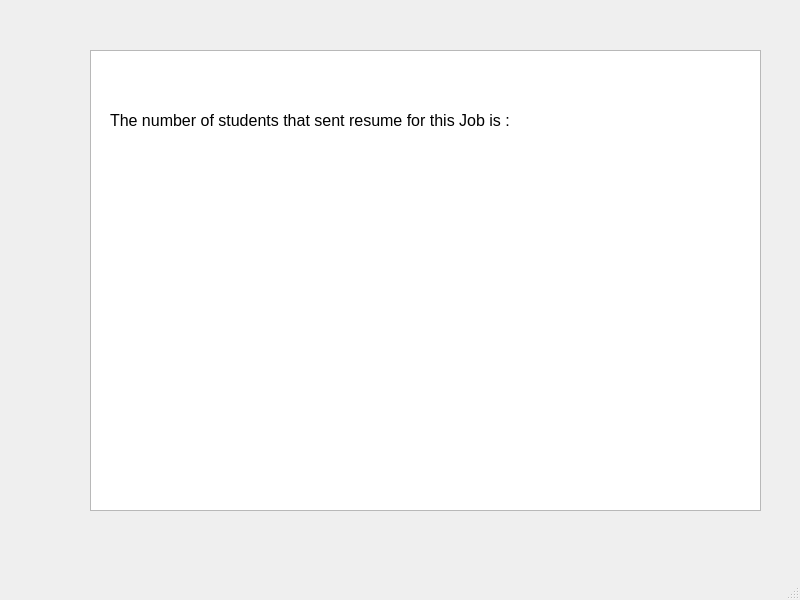
<?xml version="1.0" encoding="UTF-8"?>
<ui version="4.0">
 <class>MainWindow</class>
 <widget class="QMainWindow" name="MainWindow">
  <property name="geometry">
   <rect>
    <x>0</x>
    <y>0</y>
    <width>800</width>
    <height>600</height>
   </rect>
  </property>
  <property name="windowTitle">
   <string>MainWindow</string>
  </property>
  <widget class="QWidget" name="centralwidget">
   <widget class="QTableView" name="report_wind">
    <property name="geometry">
     <rect>
      <x>90</x>
      <y>50</y>
      <width>671</width>
      <height>461</height>
     </rect>
    </property>
   </widget>
   <widget class="QLabel" name="label">
    <property name="geometry">
     <rect>
      <x>110</x>
      <y>80</y>
      <width>541</width>
      <height>81</height>
     </rect>
    </property>
    <property name="font">
     <font>
      <pointsize>12</pointsize>
     </font>
    </property>
    <property name="text">
     <string>The number of students that sent resume for this Job is :</string>
    </property>
   </widget>
  </widget>
  <widget class="QMenuBar" name="menubar">
   <property name="geometry">
    <rect>
     <x>0</x>
     <y>0</y>
     <width>800</width>
     <height>26</height>
    </rect>
   </property>
  </widget>
  <widget class="QStatusBar" name="statusbar"/>
 </widget>
 <resources/>
 <connections/>
</ui>
